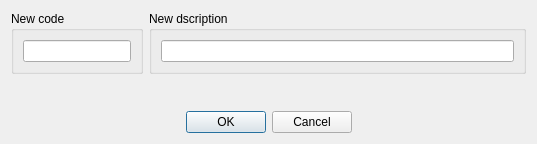
<?xml version="1.0" encoding="UTF-8"?>
<ui version="4.0">
 <class>DuplicateDialog</class>
 <widget class="QDialog" name="DuplicateDialog">
  <property name="geometry">
   <rect>
    <x>0</x>
    <y>0</y>
    <width>537</width>
    <height>144</height>
   </rect>
  </property>
  <property name="windowTitle">
   <string>Dialog</string>
  </property>
  <layout class="QVBoxLayout" name="verticalLayout">
   <item>
    <layout class="QHBoxLayout" name="horizontalLayout_3" stretch="0,1">
     <item>
      <widget class="QGroupBox" name="groupBox">
       <property name="title">
        <string>New code</string>
       </property>
       <layout class="QHBoxLayout" name="horizontalLayout">
        <item>
         <widget class="QLineEdit" name="lineEditCode"/>
        </item>
       </layout>
      </widget>
     </item>
     <item>
      <widget class="QGroupBox" name="groupBox_2">
       <property name="title">
        <string>New dscription</string>
       </property>
       <layout class="QHBoxLayout" name="horizontalLayout_2">
        <item>
         <widget class="QLineEdit" name="lineEditDescription"/>
        </item>
       </layout>
      </widget>
     </item>
    </layout>
   </item>
   <item>
    <spacer name="verticalSpacer">
     <property name="orientation">
      <enum>Qt::Orientation::Vertical</enum>
     </property>
     <property name="sizeHint" stdset="0">
      <size>
       <width>20</width>
       <height>24</height>
      </size>
     </property>
    </spacer>
   </item>
   <item>
    <widget class="QDialogButtonBox" name="buttonBox">
     <property name="orientation">
      <enum>Qt::Orientation::Horizontal</enum>
     </property>
     <property name="standardButtons">
      <set>QDialogButtonBox::StandardButton::Cancel|QDialogButtonBox::StandardButton::Ok</set>
     </property>
     <property name="centerButtons">
      <bool>true</bool>
     </property>
    </widget>
   </item>
  </layout>
 </widget>
 <resources/>
 <connections>
  <connection>
   <sender>buttonBox</sender>
   <signal>accepted()</signal>
   <receiver>DuplicateDialog</receiver>
   <slot>accept()</slot>
   <hints>
    <hint type="sourcelabel">
     <x>248</x>
     <y>254</y>
    </hint>
    <hint type="destinationlabel">
     <x>157</x>
     <y>274</y>
    </hint>
   </hints>
  </connection>
  <connection>
   <sender>buttonBox</sender>
   <signal>rejected()</signal>
   <receiver>DuplicateDialog</receiver>
   <slot>reject()</slot>
   <hints>
    <hint type="sourcelabel">
     <x>316</x>
     <y>260</y>
    </hint>
    <hint type="destinationlabel">
     <x>286</x>
     <y>274</y>
    </hint>
   </hints>
  </connection>
 </connections>
</ui>
